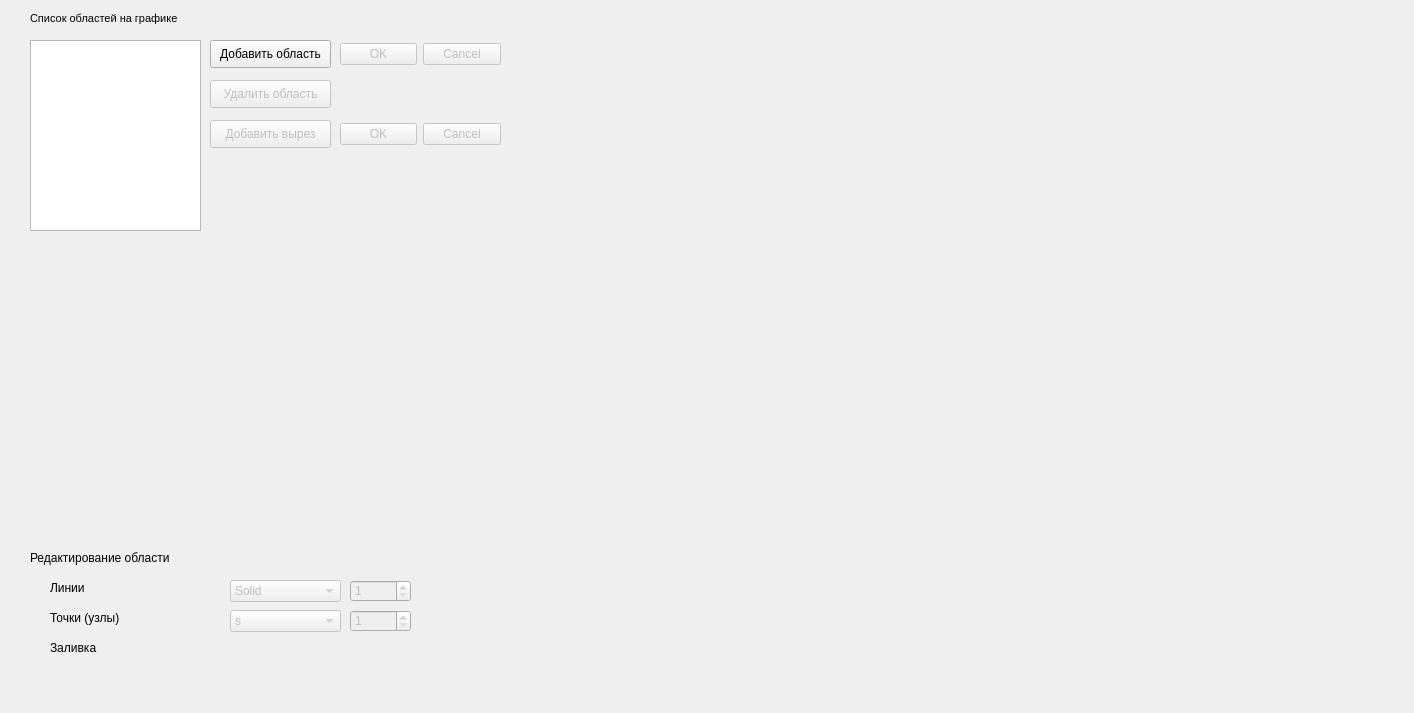
<?xml version="1.0" encoding="UTF-8"?>
<ui version="4.0">
 <class>Form</class>
 <widget class="QWidget" name="Form">
  <property name="geometry">
   <rect>
    <x>0</x>
    <y>0</y>
    <width>1414</width>
    <height>713</height>
   </rect>
  </property>
  <property name="windowTitle">
   <string>Form</string>
  </property>
  <widget class="QListWidget" name="polyListWidget">
   <property name="geometry">
    <rect>
     <x>30</x>
     <y>40</y>
     <width>171</width>
     <height>191</height>
    </rect>
   </property>
  </widget>
  <widget class="QLabel" name="polyListLabel">
   <property name="enabled">
    <bool>true</bool>
   </property>
   <property name="geometry">
    <rect>
     <x>30</x>
     <y>10</y>
     <width>171</width>
     <height>16</height>
    </rect>
   </property>
   <property name="font">
    <font>
     <pointsize>8</pointsize>
     <weight>50</weight>
     <bold>false</bold>
    </font>
   </property>
   <property name="cursor">
    <cursorShape>ArrowCursor</cursorShape>
   </property>
   <property name="text">
    <string>Список областей на графике</string>
   </property>
  </widget>
  <widget class="QPushButton" name="addPolyPushButton">
   <property name="geometry">
    <rect>
     <x>210</x>
     <y>40</y>
     <width>121</width>
     <height>28</height>
    </rect>
   </property>
   <property name="text">
    <string>Добавить область</string>
   </property>
  </widget>
  <widget class="QPushButton" name="deletePolyPushButton">
   <property name="enabled">
    <bool>false</bool>
   </property>
   <property name="geometry">
    <rect>
     <x>210</x>
     <y>80</y>
     <width>121</width>
     <height>28</height>
    </rect>
   </property>
   <property name="text">
    <string>Удалить область</string>
   </property>
  </widget>
  <widget class="QPushButton" name="addHolePushButton">
   <property name="enabled">
    <bool>false</bool>
   </property>
   <property name="geometry">
    <rect>
     <x>210</x>
     <y>120</y>
     <width>121</width>
     <height>28</height>
    </rect>
   </property>
   <property name="text">
    <string>Добавить вырез</string>
   </property>
  </widget>
  <widget class="QLabel" name="customBoxlabel">
   <property name="geometry">
    <rect>
     <x>30</x>
     <y>550</y>
     <width>151</width>
     <height>16</height>
    </rect>
   </property>
   <property name="text">
    <string>Редактирование области</string>
   </property>
  </widget>
  <widget class="QLabel" name="lineLabel">
   <property name="geometry">
    <rect>
     <x>50</x>
     <y>580</y>
     <width>111</width>
     <height>16</height>
    </rect>
   </property>
   <property name="text">
    <string>Линии</string>
   </property>
  </widget>
  <widget class="QLabel" name="markerLabel">
   <property name="geometry">
    <rect>
     <x>50</x>
     <y>610</y>
     <width>111</width>
     <height>16</height>
    </rect>
   </property>
   <property name="text">
    <string>Точки (узлы)</string>
   </property>
  </widget>
  <widget class="QLabel" name="polyFillLabel">
   <property name="geometry">
    <rect>
     <x>50</x>
     <y>640</y>
     <width>111</width>
     <height>16</height>
    </rect>
   </property>
   <property name="text">
    <string>Заливка</string>
   </property>
  </widget>
  <widget class="QComboBox" name="lineStyleComboBox">
   <property name="enabled">
    <bool>false</bool>
   </property>
   <property name="geometry">
    <rect>
     <x>230</x>
     <y>580</y>
     <width>111</width>
     <height>22</height>
    </rect>
   </property>
   <item>
    <property name="text">
     <string>Solid</string>
    </property>
   </item>
   <item>
    <property name="text">
     <string>Dashed</string>
    </property>
   </item>
   <item>
    <property name="text">
     <string>Dash-dotted</string>
    </property>
   </item>
   <item>
    <property name="text">
     <string>Dotted</string>
    </property>
   </item>
  </widget>
  <widget class="QComboBox" name="markerStyleComboBox">
   <property name="enabled">
    <bool>false</bool>
   </property>
   <property name="geometry">
    <rect>
     <x>230</x>
     <y>610</y>
     <width>111</width>
     <height>22</height>
    </rect>
   </property>
   <item>
    <property name="text">
     <string>s</string>
    </property>
   </item>
  </widget>
  <widget class="QSpinBox" name="markerSizeSpinBox">
   <property name="enabled">
    <bool>false</bool>
   </property>
   <property name="geometry">
    <rect>
     <x>350</x>
     <y>610</y>
     <width>61</width>
     <height>22</height>
    </rect>
   </property>
   <property name="minimum">
    <number>1</number>
   </property>
  </widget>
  <widget class="QSpinBox" name="lineWidthSpinBox">
   <property name="enabled">
    <bool>false</bool>
   </property>
   <property name="geometry">
    <rect>
     <x>350</x>
     <y>580</y>
     <width>61</width>
     <height>22</height>
    </rect>
   </property>
   <property name="minimum">
    <number>1</number>
   </property>
  </widget>
  <widget class="ColorButton" name="lineColorButtonWidget" native="true">
   <property name="enabled">
    <bool>false</bool>
   </property>
   <property name="geometry">
    <rect>
     <x>180</x>
     <y>580</y>
     <width>41</width>
     <height>21</height>
    </rect>
   </property>
  </widget>
  <widget class="ColorButton" name="markerColorButtonWidget" native="true">
   <property name="enabled">
    <bool>false</bool>
   </property>
   <property name="geometry">
    <rect>
     <x>180</x>
     <y>610</y>
     <width>41</width>
     <height>21</height>
    </rect>
   </property>
  </widget>
  <widget class="ColorButton" name="polyFillColorButtonWidget" native="true">
   <property name="enabled">
    <bool>false</bool>
   </property>
   <property name="geometry">
    <rect>
     <x>180</x>
     <y>640</y>
     <width>41</width>
     <height>21</height>
    </rect>
   </property>
  </widget>
  <widget class="PlotWidget" name="displayArea" native="true">
   <property name="geometry">
    <rect>
     <x>520</x>
     <y>10</y>
     <width>881</width>
     <height>691</height>
    </rect>
   </property>
  </widget>
  <widget class="QDialogButtonBox" name="addPolyButtonBox">
   <property name="enabled">
    <bool>false</bool>
   </property>
   <property name="geometry">
    <rect>
     <x>340</x>
     <y>40</y>
     <width>161</width>
     <height>28</height>
    </rect>
   </property>
   <property name="standardButtons">
    <set>QDialogButtonBox::Cancel|QDialogButtonBox::Ok</set>
   </property>
  </widget>
  <widget class="QDialogButtonBox" name="deletePolyButtonBox">
   <property name="enabled">
    <bool>false</bool>
   </property>
   <property name="geometry">
    <rect>
     <x>340</x>
     <y>120</y>
     <width>161</width>
     <height>28</height>
    </rect>
   </property>
   <property name="standardButtons">
    <set>QDialogButtonBox::Cancel|QDialogButtonBox::Ok</set>
   </property>
  </widget>
 </widget>
 <customwidgets>
  <customwidget>
   <class>PlotWidget</class>
   <extends>QWidget</extends>
   <header>pyqtgraph</header>
   <container>1</container>
  </customwidget>
  <customwidget>
   <class>ColorButton</class>
   <extends>QWidget</extends>
   <header>pyqtgraph</header>
   <container>1</container>
  </customwidget>
 </customwidgets>
 <resources/>
 <connections/>
</ui>
